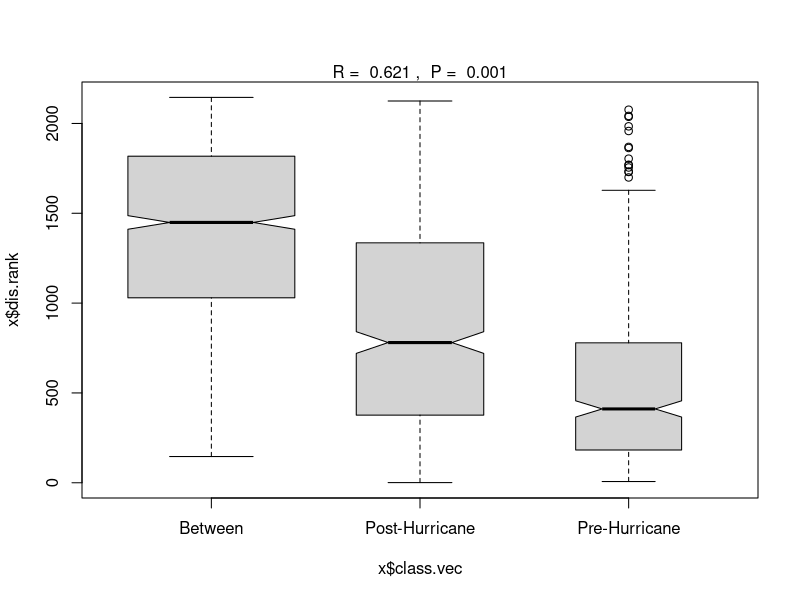

The R script that drew this image: (Note: this script raises an error after producing the figure.)
## ---- chunk 1

libraries <- c("vegan", "ggplot2", "dplyr", "indicspecies", "labdsv", "MASS", 
               "labdsv", "cluster")
lapply(libraries, require, character.only = TRUE)

## ---- chunk 2

Moth_full  <- read.csv("data/fullmatrix.csv")
head(Moth_full)

moth_sp <- dplyr::select(Moth_full, M1:A248)

## ---- chunk 3
################## ANOSIM ###################

moth.dist <- vegdist(moth_sp,method="bray")
moth.ano <- anosim(moth.dist, Moth_full$Period)
summary(moth.ano)
plot(moth.ano)

## ---- chunk 4
################ SIMPER ######################

moth_simper <- with(Moth_full, simper(moth_sp, Moth_full$Period), permutations = 999)
summary(moth_simper, ordered = TRUE,
    digits = max(3,getOption("digits") - 3))

## ---- chunk 5
################ Indicator Value ###############


ind_species<-multipatt(moth_sp, Moth_full$Period, max.order=1,
                    func="IndVal",control=how(nperm=999))
summary(ind_species)

